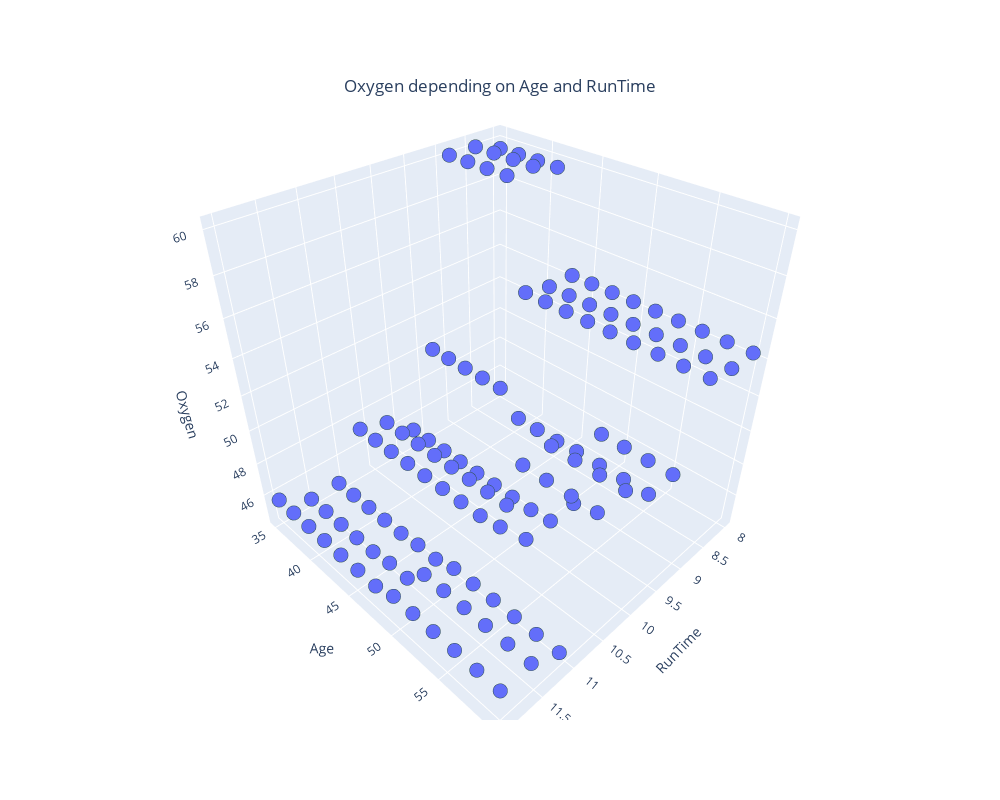

The cell this chart's notebook holds for it:
### Markdown cell above
#### Model trained on two variables

### Code cell
import plotly.express as px

X_fitness_filtered = X_fitness.loc[:, ["RunTime", "Age"]]

dtr = DecisionTreeRegressor()
dtr.fit(X_fitness_filtered, y_fitness)

# data
RunTime = np.linspace(8, 12, 10)
Age = np.linspace(35, 60, 13)
cartesian_product = np.array(np.meshgrid(RunTime, Age)).T.reshape(-1,2)
Oxygen = dtr.predict(cartesian_product)

# plot
fig = px.scatter_3d(
    x=cartesian_product[:, 0], 
    y=cartesian_product[:, 1], 
    z=Oxygen, 
    labels={
        "x": "RunTime",
        "y": "Age",
        "z": "Oxygen"
    },
    width=1000, 
    height=800,
)

fig.update_traces(marker=dict(size=5,
                              line=dict(width=2,
                                        color='DarkSlateGrey')),
                  selector=dict(mode='markers'))
fig.update_layout(
    title={
        'text': "Oxygen depending on Age and RunTime",
        'y':0.9,
        'x':0.5,
        'xanchor': 'center',
        'yanchor': 'top'})

fig.show()

### Figure 1 — Plotly figure (JSON) as saved in the notebook; plotly's stock layout.template omitted (floating-point values rounded to 4 significant figures; data arrays with more than 128 entries replaced by an {"elided": "..."} marker saying what was removed)
{"data": [{"hovertemplate": "RunTime=%{x}<br>Age=%{y}<br>Oxygen=%{z}<extra></extra>", "legendgroup": "", "marker": {"color": "#636efa", "line": {"color": "DarkSlateGrey", "width": 2}, "size": 5, "symbol": "circle"}, "mode": "markers", "name": "", "scene": "scene", "showlegend": false, "type": "scatter3d", "x": {"elided": "130 float values"}, "y": {"elided": "130 float values"}, "z": {"elided": "130 float values"}}], "layout": {"height": 800, "legend": {"tracegroupgap": 0}, "margin": {"t": 60}, "scene": {"domain": {"x": [0, 1], "y": [0, 1]}, "xaxis": {"title": {"text": "RunTime"}}, "yaxis": {"title": {"text": "Age"}}, "zaxis": {"title": {"text": "Oxygen"}}}, "title": {"text": "Oxygen depending on Age and RunTime", "x": 0.5, "xanchor": "center", "y": 0.9, "yanchor": "top"}, "width": 1000}}
